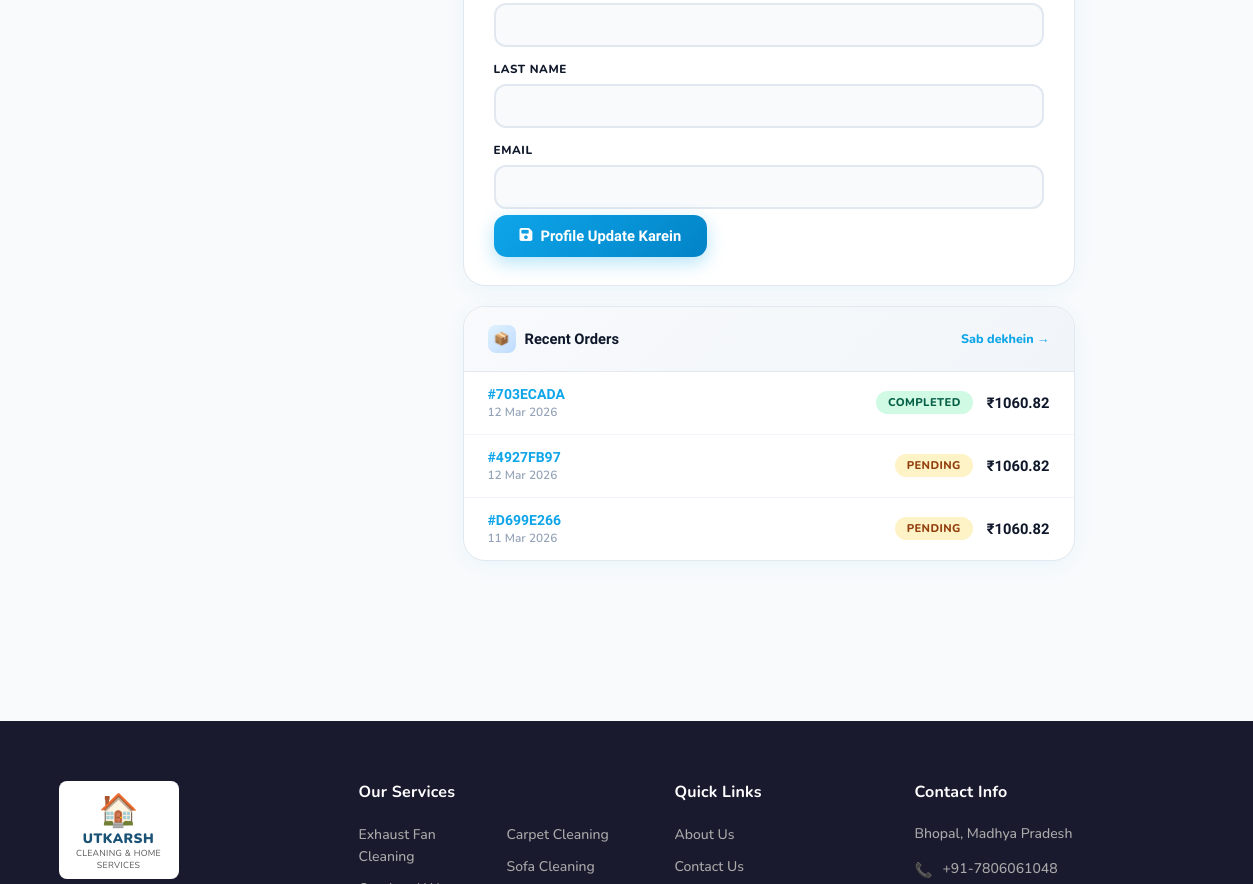
The app's page /profile/ (signed in, middle part), older data.
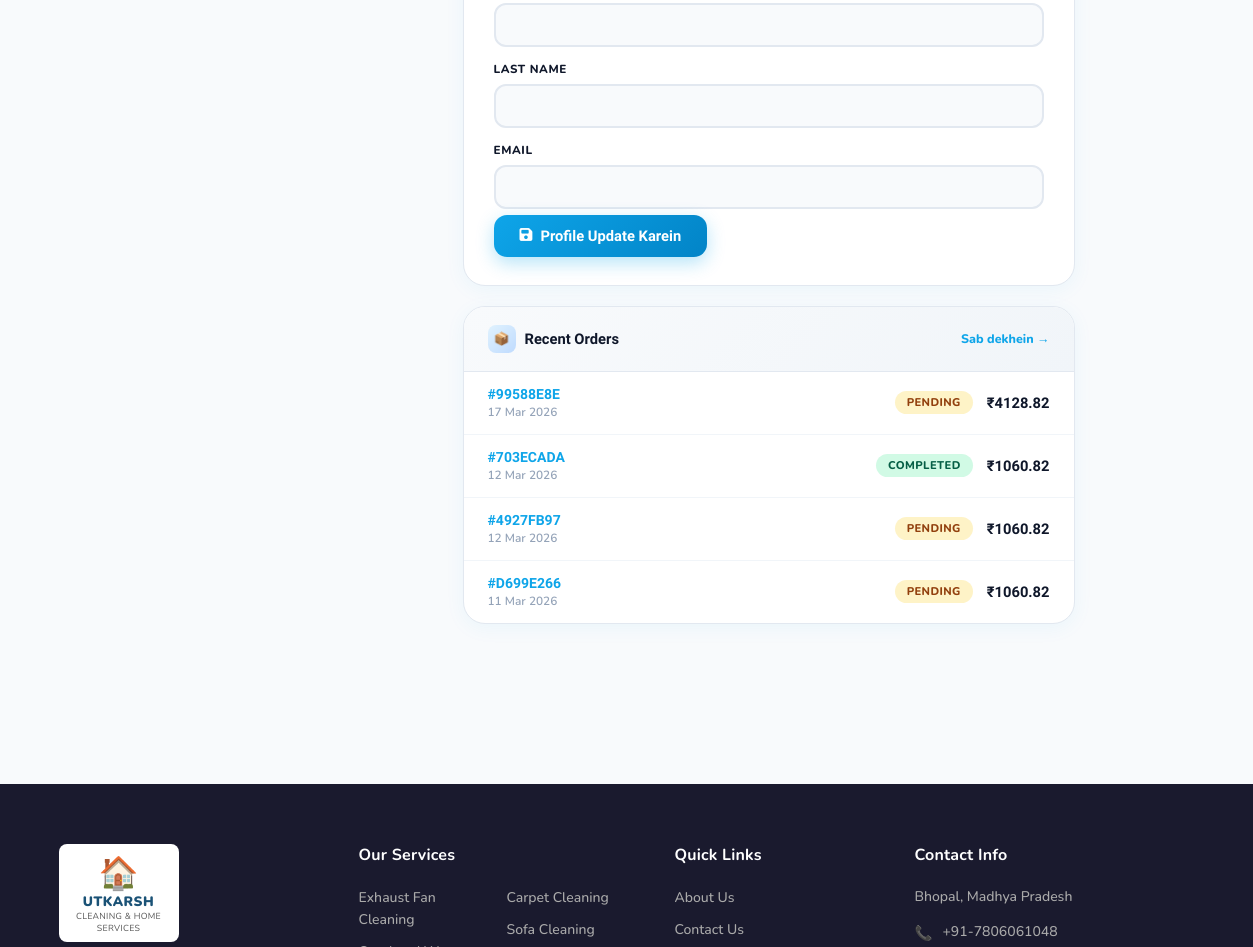
The same page, newer data.
### cleaning_app/models.py (models this page shows, shortened)
class Order(models.Model):
    STATUS_CHOICES = [
        ('pending', 'Pending'),
        ('confirmed', 'Confirmed'),
        ('in_progress', 'In Progress'),
        ('completed', 'Completed'),
        ('cancelled', 'Cancelled'),
    ]
    PAYMENT_STATUS = [
        ('pending', 'Pending'),
        ('paid', 'Paid'),
        ('failed', 'Failed'),
        ('refunded', 'Refunded'),
    ]
    PAYMENT_METHOD = [
        ('cod', 'Cash on Delivery'),
        ('online', 'Online Payment'),
        ('upi', 'UPI'),
    ]
    order_id = models.UUIDField(default=uuid.uuid4, editable=False, unique=True)
    user = models.ForeignKey(User, on_delete=models.SET_NULL, null=True, blank=True, related_name='orders')
    status = models.CharField(max_length=20, choices=STATUS_CHOICES, default='pending')
    payment_status = models.CharField(max_length=20, choices=PAYMENT_STATUS, default='pending')
    payment_method = models.CharField(max_length=20, choices=PAYMENT_METHOD, default='cod')
    customer_name = models.CharField(max_length=100)
    customer_email = models.EmailField()
    customer_phone = models.CharField(max_length=15)
    address_line1 = models.CharField(max_length=255)
    address_line2 = models.CharField(max_length=255, blank=True)
    city = models.CharField(max_length=100)
    state = models.CharField(max_length=100, default='Uttar Pradesh')
    pincode = models.CharField(max_length=10)
    subtotal = models.DecimalField(max_digits=10, decimal_places=2)
    discount = models.DecimalField(max_digits=10, decimal_places=2, default=0)
    tax = models.DecimalField(max_digits=10, decimal_places=2, default=0)
    total = models.DecimalField(max_digits=10, decimal_places=2)
    service_date = models.DateField()
    service_time = models.TimeField()
    special_instructions = models.TextField(blank=True)
    created_at = models.DateTimeField(auto_now_add=True)
    updated_at = models.DateTimeField(auto_now=True)
    class Meta:
        ordering = ['-created_at']

### cleaning_app/views.py (the view)
# urls.py: path('profile/', views.profile, name='profile'),
@login_required
def profile(request):
    try:
        user_profile = request.user.profile
    except UserProfile.DoesNotExist:
        user_profile = UserProfile.objects.create(user=request.user)
    if request.method == 'POST':
        form = UserProfileForm(request.POST, request.FILES, instance=user_profile)
        if form.is_valid():
            form.save()
            request.user.first_name = request.POST.get('first_name', '')
            request.user.last_name = request.POST.get('last_name', '')
            request.user.email = request.POST.get('email', '')
            request.user.save()
            messages.success(request, 'Profile update ho gaya!')
            return redirect('profile')
    else:
        form = UserProfileForm(instance=user_profile)
    orders = Order.objects.filter(user=request.user)[:5]
    context = {'form': form, 'user_profile': user_profile, 'recent_orders': orders}
    return render(request, 'cleaning_app/profile.html', context)

### cleaning_app/forms.py
class UserProfileForm(forms.ModelForm):
    first_name = forms.CharField(max_length=50, required=False, widget=forms.TextInput(attrs={'class': 'form-control'}))
    last_name = forms.CharField(max_length=50, required=False, widget=forms.TextInput(attrs={'class': 'form-control'}))
    email = forms.EmailField(required=False, widget=forms.EmailInput(attrs={'class': 'form-control'}))
    class Meta:
        model = UserProfile
        fields = ['phone', 'address', 'city', 'pincode', 'avatar']
        widgets = {
            'phone': forms.TextInput(attrs={'class': 'form-control'}),
            'address': forms.Textarea(attrs={'class': 'form-control', 'rows': 3}),
            'city': forms.TextInput(attrs={'class': 'form-control'}),
            'pincode': forms.TextInput(attrs={'class': 'form-control'}),
        }

### cleaning_app/models.py (called while the page is built)
    def get_item_count(self):
        return self.items.count()

### cleaning_app/templates/cleaning_app/profile.html (shortened to what this page needs)
{% extends 'cleaning_app/base.html' %}
{% block content %}
<div class="profile-page">
  <div class="main-content">
    <div class="form-card">
      <form method="post" enctype="multipart/form-data">
        <div class="form-grid">
          {% for field in form %}
          {% if field.name != 'avatar' %}
          <div class="form-group form-full">
            <label>{{ field.label }}</label>
            {{ field }}
          </div>
          {% endif %}
          {% endfor %}
        </div>
        <button type="submit" class="update-btn">
          <i class="fas fa-save"></i> Profile Update Karein
        </button>
      </form>
    </div>
    {% if recent_orders %}
    <div class="orders-card">
      <div class="orders-card-header">
        <div class="o-title">
          <div class="card-icon">📦</div>
          Recent Orders
        </div>
        <a href="{% url 'my_orders' %}" class="see-all">Sab dekhein →</a>
      </div>
      {% for order in recent_orders %}
      <div class="recent-order-row">
        <div class="recent-order-id">
          <div class="r-id">#{{ order.order_id|stringformat:"s"|slice:":8"|upper }}</div>
          <div class="r-date">{{ order.created_at|date:"d M Y" }}</div>
        </div>
        <span class="recent-status status-{{ order.status }}">
          {{ order.get_status_display }}
        </span>
        <div class="recent-total">₹{{ order.total }}</div>
      </div>
      {% endfor %}
    </div>
    {% endif %}
  </div>
</div>
{% endblock %}

Row changes from the older to the newer data that the page shows:
added Order: order_id "99588E8E", created_at "17 Mar 2026", status "PENDING", total "4128.82"
